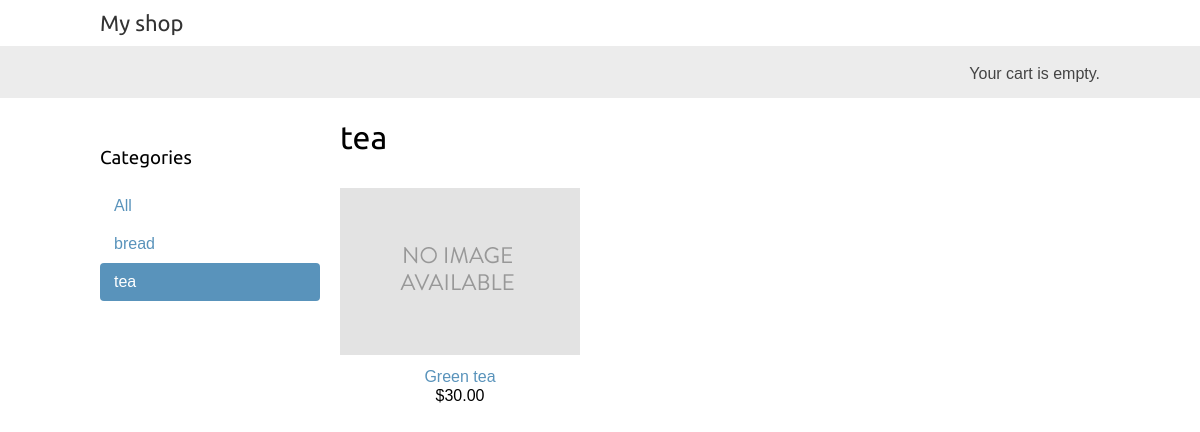
Page /tea/ on the committed database.
### shop/models.py (models this page shows, shortened)
class Category(models.Model):
    name = models.CharField(max_length=200,
                            db_index=True)
    slug = models.SlugField(max_length=200,
                            unique=True)
    class Meta:
        ordering = ('name',)
        verbose_name = 'category'
        verbose_name_plural = 'categories'
    def get_absolute_url(self):
        return reverse('shop:product_list_by_category',
                       args=[self.slug])

class Product(models.Model):
    category = models.ForeignKey(Category,
                                 related_name='products',
                                 on_delete=models.CASCADE)
    name = models.CharField(max_length=200, db_index=True)
    slug = models.SlugField(max_length=200, db_index=True)
    image = models.ImageField(upload_to='products/%Y/%m/%d',
                              blank=True)
    description = models.TextField(blank=True)
    price = models.DecimalField(max_digits=10, decimal_places=2)
    available = models.BooleanField(default=True)
    created = models.DateTimeField(auto_now_add=True)
    updated = models.DateTimeField(auto_now=True)
    class Meta:
        ordering = ('name',)
        index_together = (('id', 'slug'),)
    def get_absolute_url(self):
        return reverse('shop:product_detail',
                       args=[self.id, self.slug])

### shop/views.py (the view)
# urls.py: path('', views.product_list, name='product_list'),
def product_list(request, category_slug=None):
    category = None
    categories = Category.objects.all()
    products = Product.objects.filter(available=True)
    if category_slug:
        category = get_object_or_404(Category, slug=category_slug)
        products = products.filter(category=category)
    return render(request,
                  'shop/product/list.html',
                  {'category': category,
                   'categories': categories,
                   'products': products})

### shop/templates/shop/product/list.html (shortened to what this page needs)
{% extends "shop/base.html" %}
{% load static %}
{% block content %}
  <div id="sidebar">
    <h3>Categories</h3>
    <ul>
      <li {% if not category %}class="selected"{% endif %}>
        <a href="{% url "shop:product_list" %}">All</a>
      </li>
      {% for c in categories %}
        <li {% if category.slug == c.slug %}class="selected"
        {% endif %}>
          <a href="{{ c.get_absolute_url }}">{{ c.name }}</a>
        </li>
      {% endfor %}
    </ul>
  </div>
  <div id="main" class="product-list">
    <h1>{% if category %}{{ category.name }}{% else %}Products
    {% endif %}</h1>
    {% for product in products %}
      <div class="item">
        <a href="{{ product.get_absolute_url }}">
          <img src="{% if product.image %}{{ product.image.url }}{%
          else %}{% static "img/no_image.png" %}{% endif %}">
        </a>
        <a href="{{ product.get_absolute_url }}">{{ product.name }}</a>
        <br>
        ${{ product.price }}
      </div>
    {% endfor %}
  </div>
  {% endblock %}

### shop/static/css/base.css (style rules this page uses)
body { margin:0; padding:0; font-family:helvetica, sans-serif; }
h1, h2, h3, h4, h5 , h6 { font-family: 'Ubuntu', sans-serif; font-weight:normal; }
a { text-decoration:none; color:#5993bb; }
#sidebar { width:220px; padding:30px 20px 0 0; float:left; }
#sidebar ul { margin:0; padding:0; }
#sidebar ul li { margin:0; list-style:none; padding:10px 14px; }
#sidebar ul li a { display:block; }
#sidebar ul li.selected { background:#5993bb; border-radius:4px; }
#sidebar ul li.selected a { color:#fff; }
#main { float:left; width: 96%; margin-right:-220px; overflow:hidden; }
.product-list .item { width:25%; padding:10px 20px 10px 0; float:left; text-align:center; line-height:1.2; }
.product-list .item img { width:100%; margin-bottom:8px; }

### rows in the picture
Category: name "bread"
Category: name "tea"
Product: image (placeholder picture), name "Green tea", price "30.00"
